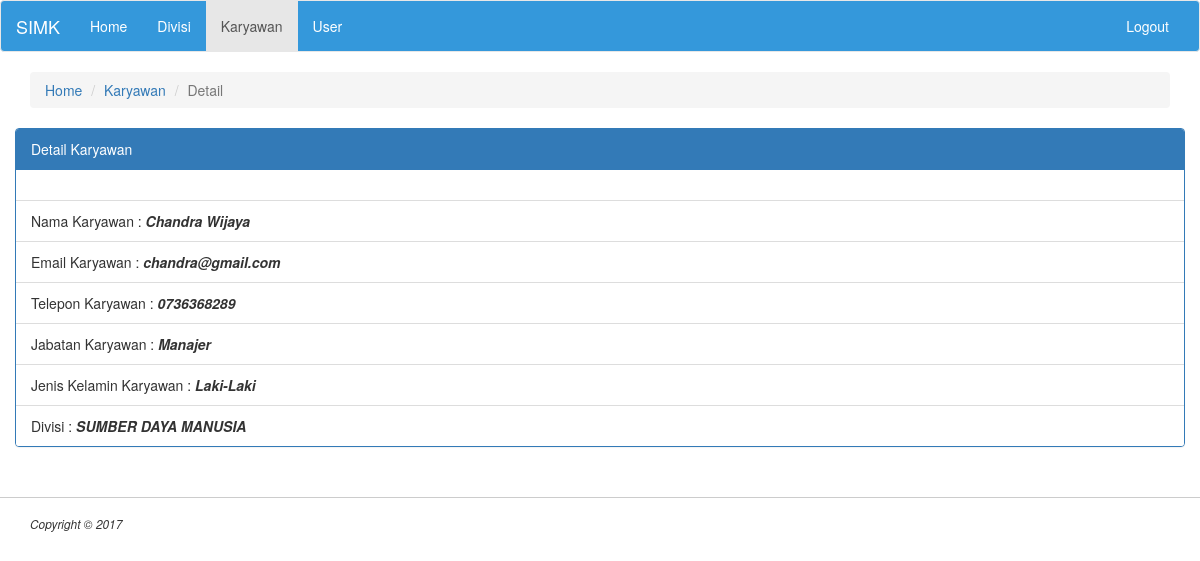
The app's page /karyawan/detail.php?karyawanid=1 (signed in) with its own data.
### tables this page shows
CREATE TABLE IF NOT EXISTS `karyawan` (
  `karyawanid` int(11) NOT NULL AUTO_INCREMENT,
  `nama` varchar(30) DEFAULT NULL,
  `email` varchar(30) DEFAULT NULL,
  `telpon` varchar(15) DEFAULT NULL,
  `jabatan` varchar(30) DEFAULT NULL,
  `jeniskelamin` enum('L','P') DEFAULT NULL,
  `divisiid` int(11) DEFAULT NULL,
  `tgllahir` date DEFAULT NULL,
  PRIMARY KEY (`karyawanid`),
  KEY `fk_karyawan_divisi` (`divisiid`),
  CONSTRAINT `fk_karyawan_divisi` FOREIGN KEY (`divisiid`) REFERENCES `divisi` (`divisiid`)
);

CREATE TABLE IF NOT EXISTS `divisi` (
  `divisiid` int(11) NOT NULL AUTO_INCREMENT,
  `kode` char(3) DEFAULT NULL,
  `nama` varchar(100) DEFAULT NULL,
  PRIMARY KEY (`divisiid`)
);

### konfigurasi/function.php (called while the page is built, shortened)
<?php
function execute_query($con, $query){
	$result = mysqli_query($con, $query) or die (mysqli_error($con));
	return $result;
}

### karyawan/detail.php (the view, shortened to what this page needs)
<?php
	include('../fragment/header.php');
	include('../konfigurasi/function.php');
?>
	<?php include('../fragment/menu.php'); ?>
	<ol class="breadcrumb">
	  <li><a href="#">Home</a></li>
	  <li><a href="#">Karyawan</a></li>
	  <li class="active">Detail</li>
	</ol>
	<main class="row">
		<?php
			if(isset($_GET['karyawanid'])){
				$con 	= connect_db();
				$query 	= "SELECT k.*, d.nama as namadivisi FROM karyawan k INNER JOIN divisi d ON d.divisiid=k.divisiid";
				$result = execute_query($con, $query);
				$data = mysqli_fetch_array($result);
		?>
		<div class="panel panel-primary">
			<div class="panel-heading">Detail Karyawan</div>
			<div class="panel-body"></div>
			<ul class="list-group">
				<li class="list-group-item">Nama Karyawan : <i><b> <?=$data['nama'];?></b></i> </li>
				<li class="list-group-item">Email Karyawan : <i><b> <?=$data['email'];?></b></i> </li>
				<li class="list-group-item">Telepon Karyawan : <i><b> <?=$data['telpon'];?></b></i> </li>
				<li class="list-group-item">Jabatan Karyawan : <i><b> <?=$data['jabatan'];?></b></i> </li>
				<li class="list-group-item">Jenis Kelamin Karyawan : <i><b> <?=$data['jeniskelamin']=='L'?'Laki-Laki':'Perempuan';?></b></i> </li>
				<li class="list-group-item">Divisi : <i><b> <?=$data['namadivisi'];?></b></i> </li>
			</ul>
		</div>
		<?php
			}else{
				header("location:index.php");
			}
		?>
	</main>
	<?php include('../fragment/footer.php'); ?>

### records on screen
karyawan: nama "Chandra Wijaya", email "chandra@gmail.com", telpon "0736368289", jabatan "Manajer"
divisi: nama "SUMBER DAYA MANUSIA"
